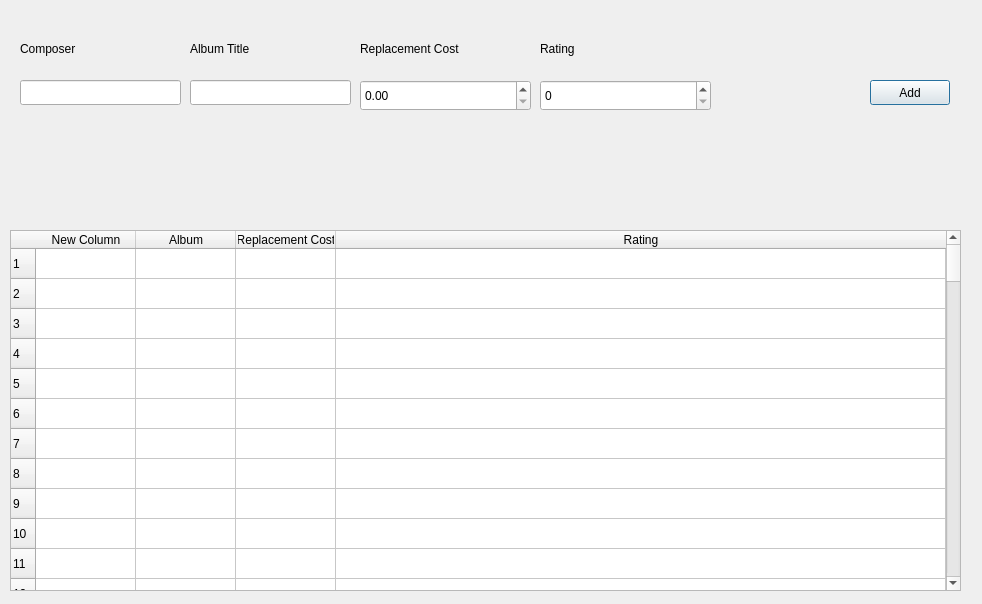
<?xml version="1.0" encoding="UTF-8"?>
<ui version="4.0">
 <class>Dialog</class>
 <widget class="QDialog" name="Dialog">
  <property name="geometry">
   <rect>
    <x>0</x>
    <y>0</y>
    <width>982</width>
    <height>604</height>
   </rect>
  </property>
  <property name="windowTitle">
   <string>Dialog</string>
  </property>
  <widget class="QTableWidget" name="tableWidget">
   <property name="geometry">
    <rect>
     <x>10</x>
     <y>230</y>
     <width>951</width>
     <height>361</height>
    </rect>
   </property>
   <property name="rowCount">
    <number>100</number>
   </property>
   <attribute name="horizontalHeaderStretchLastSection">
    <bool>true</bool>
   </attribute>
   <row/>
   <row/>
   <row/>
   <row/>
   <row/>
   <row/>
   <row/>
   <row/>
   <row/>
   <row/>
   <row/>
   <row/>
   <row/>
   <row/>
   <row/>
   <row/>
   <row/>
   <row/>
   <row/>
   <row/>
   <row/>
   <row/>
   <row/>
   <row/>
   <row/>
   <row/>
   <row/>
   <row/>
   <row/>
   <row/>
   <row/>
   <row/>
   <row/>
   <row/>
   <row/>
   <row/>
   <row/>
   <row/>
   <row/>
   <row/>
   <row/>
   <row/>
   <row/>
   <row/>
   <row/>
   <row/>
   <row/>
   <row/>
   <row/>
   <row/>
   <row/>
   <row/>
   <row/>
   <row/>
   <row/>
   <row/>
   <row/>
   <row/>
   <row/>
   <row/>
   <row/>
   <row/>
   <row/>
   <row/>
   <row/>
   <row/>
   <row/>
   <row/>
   <row/>
   <row/>
   <row/>
   <row/>
   <row/>
   <row/>
   <row/>
   <row/>
   <row/>
   <row/>
   <row/>
   <row/>
   <row/>
   <row/>
   <row/>
   <row/>
   <row/>
   <row/>
   <row/>
   <row/>
   <row/>
   <row/>
   <row/>
   <row/>
   <row/>
   <row/>
   <row/>
   <row/>
   <row/>
   <row/>
   <row/>
   <row/>
   <column>
    <property name="text">
     <string>New Column</string>
    </property>
   </column>
   <column>
    <property name="text">
     <string>Album</string>
    </property>
   </column>
   <column>
    <property name="text">
     <string>Replacement Cost</string>
    </property>
   </column>
   <column>
    <property name="text">
     <string>Rating</string>
    </property>
   </column>
  </widget>
  <widget class="QLineEdit" name="composerEdit">
   <property name="geometry">
    <rect>
     <x>20</x>
     <y>80</y>
     <width>161</width>
     <height>25</height>
    </rect>
   </property>
  </widget>
  <widget class="QLineEdit" name="albumEdit">
   <property name="geometry">
    <rect>
     <x>190</x>
     <y>80</y>
     <width>161</width>
     <height>25</height>
    </rect>
   </property>
  </widget>
  <widget class="QPushButton" name="addMusic">
   <property name="geometry">
    <rect>
     <x>870</x>
     <y>80</y>
     <width>80</width>
     <height>25</height>
    </rect>
   </property>
   <property name="text">
    <string>Add</string>
   </property>
  </widget>
  <widget class="QLabel" name="label">
   <property name="geometry">
    <rect>
     <x>20</x>
     <y>40</y>
     <width>101</width>
     <height>17</height>
    </rect>
   </property>
   <property name="text">
    <string>Composer</string>
   </property>
  </widget>
  <widget class="QLabel" name="label_2">
   <property name="geometry">
    <rect>
     <x>190</x>
     <y>40</y>
     <width>111</width>
     <height>17</height>
    </rect>
   </property>
   <property name="text">
    <string>Album Title</string>
   </property>
  </widget>
  <widget class="QLabel" name="label_3">
   <property name="geometry">
    <rect>
     <x>360</x>
     <y>40</y>
     <width>121</width>
     <height>17</height>
    </rect>
   </property>
   <property name="text">
    <string>Replacement Cost</string>
   </property>
  </widget>
  <widget class="QLabel" name="label_4">
   <property name="geometry">
    <rect>
     <x>540</x>
     <y>40</y>
     <width>121</width>
     <height>17</height>
    </rect>
   </property>
   <property name="text">
    <string>Rating</string>
   </property>
  </widget>
  <widget class="QSpinBox" name="ratingSpinBox">
   <property name="geometry">
    <rect>
     <x>540</x>
     <y>80</y>
     <width>171</width>
     <height>31</height>
    </rect>
   </property>
  </widget>
  <widget class="QDoubleSpinBox" name="replacementSpinBox">
   <property name="geometry">
    <rect>
     <x>360</x>
     <y>80</y>
     <width>171</width>
     <height>31</height>
    </rect>
   </property>
   <property name="maximum">
    <double>250.000000000000000</double>
   </property>
   <property name="value">
    <double>0.000000000000000</double>
   </property>
  </widget>
 </widget>
 <resources/>
 <connections/>
</ui>
